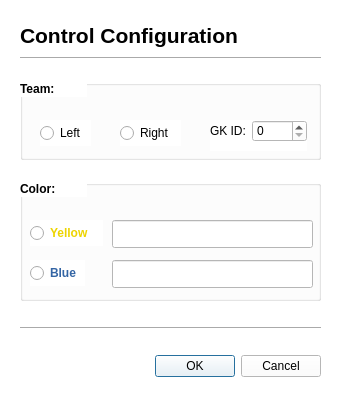
<?xml version="1.0" encoding="UTF-8"?>
<ui version="4.0">
 <class>ControlConfigDialog</class>
 <widget class="QDialog" name="ControlConfigDialog">
  <property name="geometry">
   <rect>
    <x>0</x>
    <y>0</y>
    <width>340</width>
    <height>400</height>
   </rect>
  </property>
  <property name="windowTitle">
   <string>Dialog</string>
  </property>
  <property name="styleSheet">
   <string notr="true">background-color: rgb(255, 255, 255);</string>
  </property>
  <widget class="QDialogButtonBox" name="buttonBox">
   <property name="geometry">
    <rect>
     <x>150</x>
     <y>350</y>
     <width>171</width>
     <height>32</height>
    </rect>
   </property>
   <property name="orientation">
    <enum>Qt::Horizontal</enum>
   </property>
   <property name="standardButtons">
    <set>QDialogButtonBox::Cancel|QDialogButtonBox::Ok</set>
   </property>
  </widget>
  <widget class="QLabel" name="controlConfigLabel">
   <property name="geometry">
    <rect>
     <x>20</x>
     <y>20</y>
     <width>241</width>
     <height>31</height>
    </rect>
   </property>
   <property name="font">
    <font>
     <pointsize>16</pointsize>
     <weight>75</weight>
     <bold>true</bold>
    </font>
   </property>
   <property name="text">
    <string>Control Configuration</string>
   </property>
  </widget>
  <widget class="Line" name="headerSeparator">
   <property name="geometry">
    <rect>
     <x>20</x>
     <y>50</y>
     <width>301</width>
     <height>16</height>
    </rect>
   </property>
   <property name="orientation">
    <enum>Qt::Horizontal</enum>
   </property>
  </widget>
  <widget class="Line" name="footerSeparator">
   <property name="geometry">
    <rect>
     <x>20</x>
     <y>320</y>
     <width>301</width>
     <height>16</height>
    </rect>
   </property>
   <property name="orientation">
    <enum>Qt::Horizontal</enum>
   </property>
  </widget>
  <widget class="QGroupBox" name="colorGroupBox">
   <property name="geometry">
    <rect>
     <x>20</x>
     <y>180</y>
     <width>301</width>
     <height>121</height>
    </rect>
   </property>
   <property name="title">
    <string/>
   </property>
   <widget class="QLabel" name="colorFormLabel">
    <property name="geometry">
     <rect>
      <x>0</x>
      <y>0</y>
      <width>67</width>
      <height>17</height>
     </rect>
    </property>
    <property name="font">
     <font>
      <weight>75</weight>
      <bold>true</bold>
     </font>
    </property>
    <property name="text">
     <string>Color:</string>
    </property>
   </widget>
   <widget class="QLineEdit" name="blueNameInput">
    <property name="geometry">
     <rect>
      <x>92</x>
      <y>80</y>
      <width>201</width>
      <height>28</height>
     </rect>
    </property>
   </widget>
   <widget class="QRadioButton" name="blueRadioButton">
    <property name="geometry">
     <rect>
      <x>10</x>
      <y>80</y>
      <width>55</width>
      <height>26</height>
     </rect>
    </property>
    <property name="font">
     <font>
      <weight>75</weight>
      <bold>true</bold>
     </font>
    </property>
    <property name="styleSheet">
     <string notr="true">color: rgb(52, 101, 164);</string>
    </property>
    <property name="text">
     <string>Blue</string>
    </property>
   </widget>
   <widget class="QRadioButton" name="yellowRadioButton">
    <property name="geometry">
     <rect>
      <x>10</x>
      <y>40</y>
      <width>73</width>
      <height>26</height>
     </rect>
    </property>
    <property name="font">
     <font>
      <weight>75</weight>
      <bold>true</bold>
     </font>
    </property>
    <property name="styleSheet">
     <string notr="true">color: rgb(237, 212, 0);</string>
    </property>
    <property name="text">
     <string>Yellow</string>
    </property>
   </widget>
   <widget class="QLineEdit" name="yellowNameInput">
    <property name="geometry">
     <rect>
      <x>92</x>
      <y>40</y>
      <width>201</width>
      <height>28</height>
     </rect>
    </property>
   </widget>
  </widget>
  <widget class="QGroupBox" name="teamGroupBox">
   <property name="geometry">
    <rect>
     <x>20</x>
     <y>80</y>
     <width>301</width>
     <height>80</height>
    </rect>
   </property>
   <property name="title">
    <string/>
   </property>
   <widget class="QWidget" name="formLayoutWidget_4">
    <property name="geometry">
     <rect>
      <x>190</x>
      <y>40</y>
      <width>97</width>
      <height>31</height>
     </rect>
    </property>
    <layout class="QFormLayout" name="gkIdForm">
     <item row="0" column="0">
      <widget class="QLabel" name="gkIdLabel">
       <property name="text">
        <string>GK ID:</string>
       </property>
      </widget>
     </item>
     <item row="0" column="1">
      <widget class="QSpinBox" name="gkIdSpinBox">
       <property name="maximum">
        <number>11</number>
       </property>
      </widget>
     </item>
    </layout>
   </widget>
   <widget class="QLabel" name="teamFormLabel">
    <property name="geometry">
     <rect>
      <x>0</x>
      <y>0</y>
      <width>67</width>
      <height>17</height>
     </rect>
    </property>
    <property name="font">
     <font>
      <weight>75</weight>
      <bold>true</bold>
     </font>
    </property>
    <property name="text">
     <string>Team:</string>
    </property>
   </widget>
   <widget class="QRadioButton" name="rightSideRadioButton">
    <property name="geometry">
     <rect>
      <x>100</x>
      <y>40</y>
      <width>61</width>
      <height>26</height>
     </rect>
    </property>
    <property name="font">
     <font>
      <weight>50</weight>
      <bold>false</bold>
     </font>
    </property>
    <property name="styleSheet">
     <string notr="true"/>
    </property>
    <property name="text">
     <string>Right</string>
    </property>
   </widget>
   <widget class="QRadioButton" name="leftSideRadioButton">
    <property name="geometry">
     <rect>
      <x>20</x>
      <y>40</y>
      <width>51</width>
      <height>26</height>
     </rect>
    </property>
    <property name="font">
     <font>
      <weight>50</weight>
      <bold>false</bold>
     </font>
    </property>
    <property name="styleSheet">
     <string notr="true"/>
    </property>
    <property name="text">
     <string>Left</string>
    </property>
   </widget>
  </widget>
 </widget>
 <tabstops>
  <tabstop>leftSideRadioButton</tabstop>
  <tabstop>rightSideRadioButton</tabstop>
  <tabstop>gkIdSpinBox</tabstop>
  <tabstop>yellowRadioButton</tabstop>
  <tabstop>yellowNameInput</tabstop>
  <tabstop>blueRadioButton</tabstop>
  <tabstop>blueNameInput</tabstop>
 </tabstops>
 <resources/>
 <connections>
  <connection>
   <sender>buttonBox</sender>
   <signal>accepted()</signal>
   <receiver>ControlConfigDialog</receiver>
   <slot>accept()</slot>
   <hints>
    <hint type="sourcelabel">
     <x>248</x>
     <y>254</y>
    </hint>
    <hint type="destinationlabel">
     <x>157</x>
     <y>274</y>
    </hint>
   </hints>
  </connection>
  <connection>
   <sender>buttonBox</sender>
   <signal>rejected()</signal>
   <receiver>ControlConfigDialog</receiver>
   <slot>reject()</slot>
   <hints>
    <hint type="sourcelabel">
     <x>316</x>
     <y>260</y>
    </hint>
    <hint type="destinationlabel">
     <x>286</x>
     <y>274</y>
    </hint>
   </hints>
  </connection>
 </connections>
</ui>
